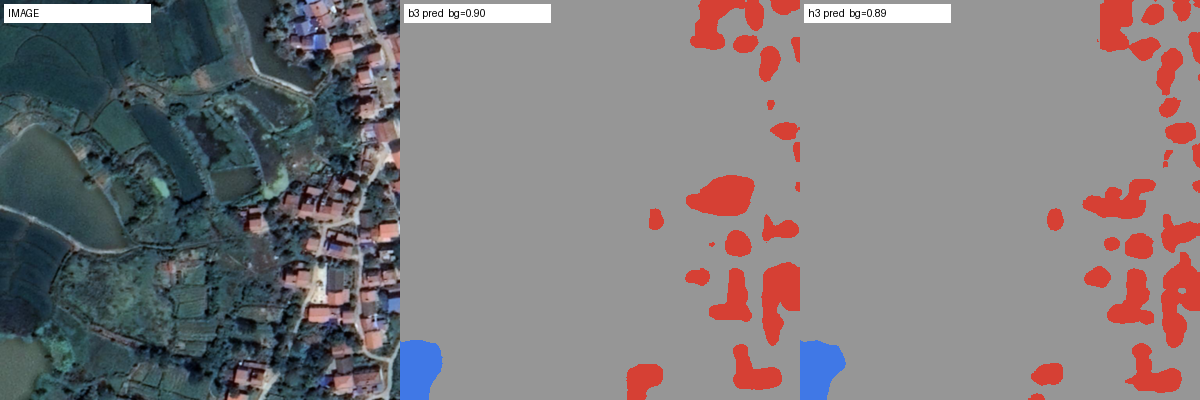
#> input picture _test2_extract/_case_worst50.png, 1200 x 400 px, given as the content of the folder 3_bgfix_20260930/results/predictions/pred_test2_baseline_20k, which was not available
$ python analyze_fragmentation.py
#> lines starting #> are read from the running program, lines starting #| are printed output that depends on the picture; pictures that were not available may be replaced by others from this repository, and a replacement may not be noted
#> in analyze_set, mask is the input picture: shape (400, 1200, 3); mean R, G, B 126.8, 122.8, 124.9
# -*- coding: utf-8 -*-
"""掩码碎裂与微小车辆误检的定量归因分析（纯 CPU，读四臂 test_2 预测 + 训练真值参照）。

指标定义：
- boundary_density: 4 邻域内标签不同的像素对占比（忽略 0 不参与），越大越碎。
- 对类 {1,2,3,7,8} 做连通域分析：组件数、组件面积中位数、
  类内像素落在 <64 / <256 像素小组件中的份额（"碎屑份额"）。
- Vehicle(8) 专项：每图车辆像素数、组件数、小组件份额。
参照：训练真值掩码的同指标（"自然碎裂"水平）。
"""
import argparse
import json
import random
import sys
from pathlib import Path

import numpy as np
from PIL import Image
from scipy import ndimage

ROOT = Path(__file__).resolve().parents[2]
PRED_DIR = Path(__file__).resolve().parent / "results" / "predictions"
GT_DIR = ROOT / "dataset" / "low_altitude_2026" / "train" / "masks"

SETS = {
    "baseline": PRED_DIR / "pred_test2_baseline_20k",
    "aug": PRED_DIR / "pred_test2_aug_20k",
    "loss": PRED_DIR / "pred_test2_loss_20k",
    "full": PRED_DIR / "pred_test2_full_20k",
}
CC_CLASSES = [1, 2, 3, 7, 8]
SMALL1, SMALL2 = 64, 256


def boundary_density(mask: np.ndarray) -> float:
    valid = mask != 0
    diff_h = (mask[:, 1:] != mask[:, :-1]) & valid[:, 1:] & valid[:, :-1]
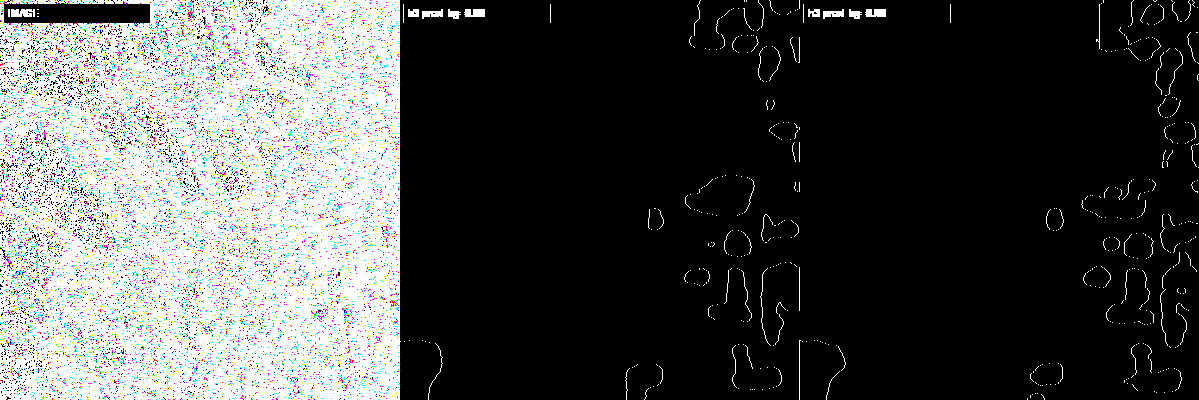
#> diff_h: shape (400, 1199, 3) bool; mean R, G, B 0.308, 0.311, 0.313
    diff_v = (mask[1:, :] != mask[:-1, :]) & valid[1:, :] & valid[:-1, :]
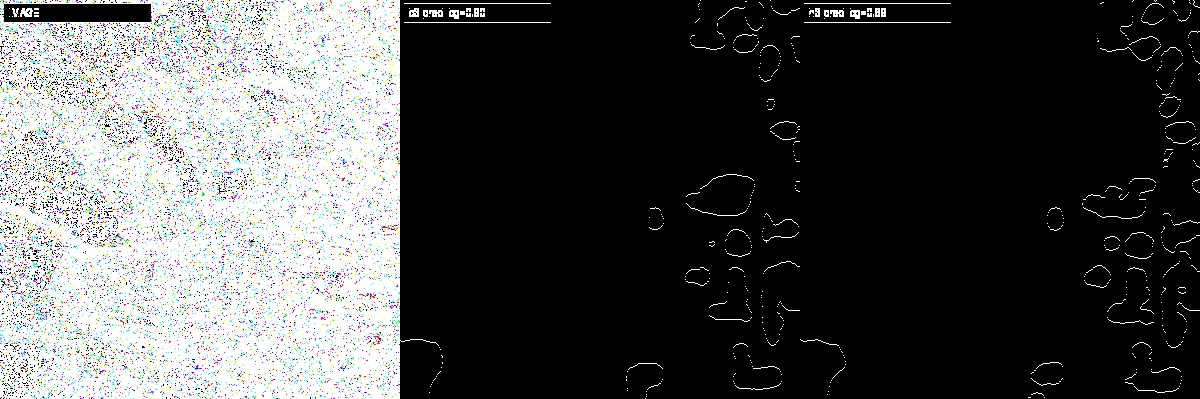
#> diff_v: shape (399, 1200, 3) bool; mean R, G, B 0.31, 0.312, 0.314
    tot = valid[:, 1:].sum() + valid[1:, :].sum()
#> tot = 2875102
    if tot == 0:
        return 0.0
    return float((diff_h.sum() + diff_v.sum()) / tot)


def cc_stats(mask: np.ndarray, cls: int):
    m = mask == cls
    n_px = int(m.sum())
    if n_px == 0:
        return dict(px=0, n_comp=0, med_size=0.0, small1_share=0.0, small2_share=0.0)
    lab, n = ndimage.label(m)
    sizes = np.bincount(lab.ravel())[1:]
    small1 = int(sizes[sizes < SMALL1].sum())
    small2 = int(sizes[sizes < SMALL2].sum())
    return dict(
        px=n_px,
        n_comp=int(n),
        med_size=float(np.median(sizes)),
        small1_share=small1 / n_px,
        small2_share=small2 / n_px,
    )


def analyze_set(name: str, files, out: dict):
    agg_bd = []
    per_cls = {c: dict(px=0, n_comp=0, sizes=[], small1=0, small2=0) for c in CC_CLASSES}
    veh_img_px = []  # 每图车辆像素（含 0）
    for f in files:
        mask = np.array(Image.open(f))
        agg_bd.append(boundary_density(mask))
        veh_img_px.append(int((mask == 8).sum()))
        for c in CC_CLASSES:
            s = cc_stats(mask, c)
            d = per_cls[c]
            d["px"] += s["px"]
            d["n_comp"] += s["n_comp"]
            d["small1"] += s["small1_share"] * s["px"]
            d["small2"] += s["small2_share"] * s["px"]
            if s["px"] > 0:
                d["sizes"].append(s["med_size"])
#> this loop made 5 passes
#> pass 1, in cc_stats, `m = mask == cls`:
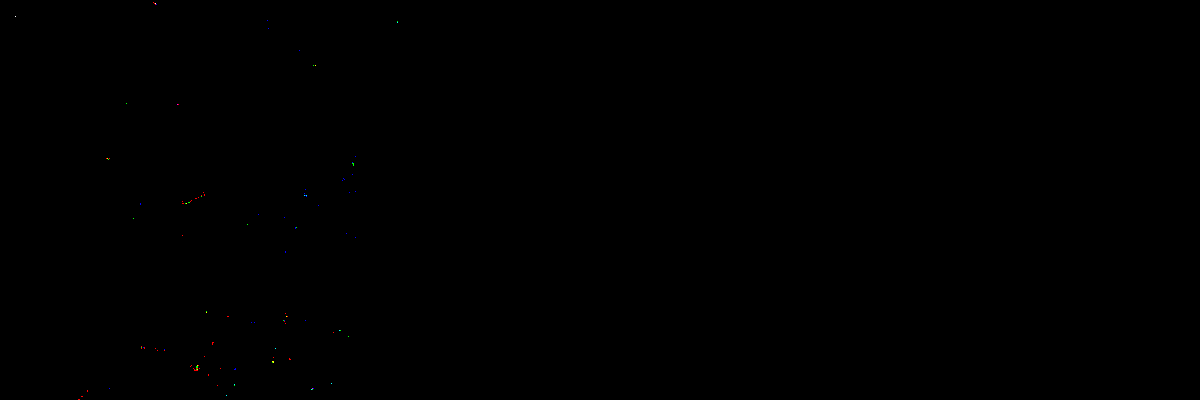
#> m: shape (400, 1200, 3) bool; mean R, G, B 0.000162, 0.000102, 0.000106
    res = {
        "n_images": len(files),
        "boundary_density_mean": float(np.mean(agg_bd)),
        "boundary_density_p90": float(np.percentile(agg_bd, 90)),
        "vehicle": {
            "img_with_vehicle": int(sum(1 for v in veh_img_px if v > 0)),
            "mean_px_per_img": float(np.mean(veh_img_px)),
        },
        "classes": {},
    }
    for c, d in per_cls.items():
        if d["px"] == 0:
            continue
        res["classes"][str(c)] = {
            "px_share": d["px"] / (len(files) * 1024 * 1024),
            "comp_per_mpx": d["n_comp"] / (d["px"] / 1e6),
            "med_comp_size": float(np.median(d["sizes"])) if d["sizes"] else 0.0,
            "small1_share": d["small1"] / d["px"],
            "small2_share": d["small2"] / d["px"],
        }
#> after the loop, res = 5 items
    out[name] = res
    return out


def main():
    ap = argparse.ArgumentParser()
    ap.add_argument("--sample", type=int, default=400)
    ap.add_argument("--seed", type=int, default=3407)
    ap.add_argument("--gt-sample", type=int, default=400)
    ap.add_argument("--output", default=str(Path(__file__).parent / "results" / "fragmentation_20k.json"))
    args = ap.parse_args()

    rng = random.Random(args.seed)
    out = {}
    for name, d in SETS.items():
        files = sorted(d.glob("*.png"))
        if len(files) > args.sample:
            files = rng.sample(files, args.sample)
        print(f"[{name}] {len(files)} images ...", flush=True)
        analyze_set(name, files, out)

    gt_files = sorted(GT_DIR.glob("*.png"))
#> gt_files = []
    if len(gt_files) > args.gt_sample:
        gt_files = rng.sample(gt_files, args.gt_sample)
    print(f"[train_gt] {len(gt_files)} masks ...", flush=True)
#> (printed output is left out)
    analyze_set("train_gt", gt_files, out)

    Path(args.output).write_text(json.dumps(out, indent=2, ensure_ascii=False), encoding="utf-8", newline="\n")
    print(f"saved -> {args.output}")

    # 控制台速览表
    hdr = f"{'set':<10} {'bd_mean':>8} {'bd_p90':>8}"
    for c in CC_CLASSES:
        hdr += f" | c{c}: comp/mpx  med  s<{SMALL1}  s<{SMALL2}"
    print(hdr)
    for name, r in out.items():
        line = f"{name:<10} {r['boundary_density_mean']:>8.4f} {r['boundary_density_p90']:>8.4f}"
        for c in CC_CLASSES:
            cl = r["classes"].get(str(c))
            if cl:
                line += f" | {cl['comp_per_mpx']:>7.1f} {cl['med_comp_size']:>6.0f} {cl['small1_share']:>6.3f} {cl['small2_share']:>6.3f}"
            else:
                line += " |      -"
        print(line)


if __name__ == "__main__":
#> (the run stopped early here; a loop or call above may not have finished)
